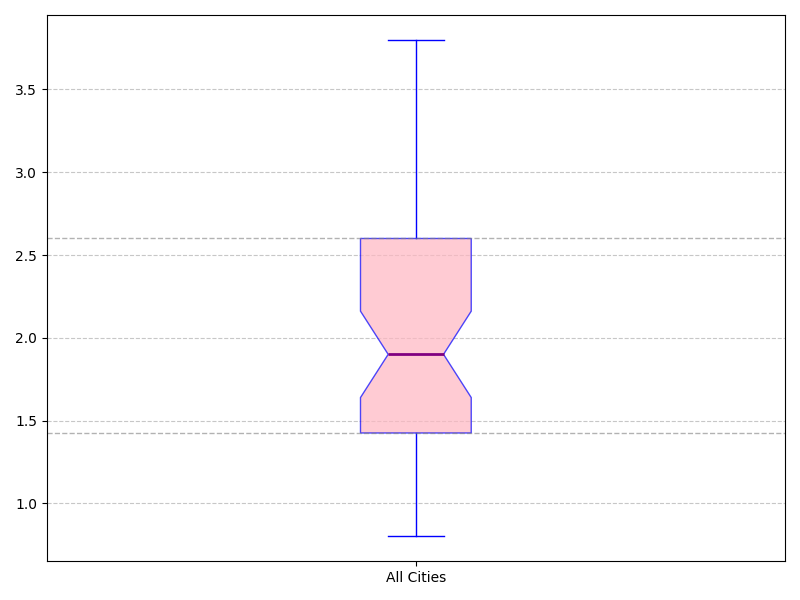

Recreate this plot in Python.
import matplotlib.pyplot as plt
import numpy as np

city1 = [1.2, 1.5, 1.3, 1.4, 1.6, 1.5, 1.7, 1.8, 1.6, 1.7]
city2 = [2.1, 2.3, 2.5, 2.2, 2.4, 2.6, 2.5, 2.7, 2.8, 2.6]
city3 = [1.7, 1.6, 1.9, 1.8, 2.0, 1.9, 2.1, 2.2, 1.8, 2.0]
city4 = [0.8, 1.0, 1.1, 1.2, 1.3, 1.1, 1.0, 1.2, 1.4, 1.3]
city5 = [3.2, 3.0, 3.3, 3.5, 3.6, 3.4, 3.5, 3.6, 3.7, 3.8]

# Combine data from all cities into a single list
all_data = city1 + city2 + city3 + city4 + city5

fig, ax = plt.subplots(figsize=(8, 6))

# Create a vertical boxplot for the combined data
box = ax.boxplot(all_data, vert=True, patch_artist=True, notch=True,
                 boxprops=dict(color='blue'),
                 whiskerprops=dict(color='blue'),
                 capprops=dict(color='blue'),
                 flierprops=dict(marker='o', color='magenta', markersize=8, alpha=0.5),
                 medianprops=dict(color='purple', linewidth=2))

# Color the box with a single color since we have only one group now
box['boxes'][0].set(facecolor='#FFB6C1', alpha=0.7)

# Set x-ticks for single box plot
ax.set_xticks([1])
ax.set_xticklabels(['All Cities'])

# Set grid for y-axis
ax.grid(axis='y', linestyle='--', alpha=0.7)

# Draw dashed lines for quartiles
quartiles = [np.percentile(all_data, 25), np.percentile(all_data, 75)]
for q in quartiles:
    ax.axhline(q, color='grey', linestyle='dashed', linewidth=1, alpha=0.6)

plt.tight_layout()
plt.show()
